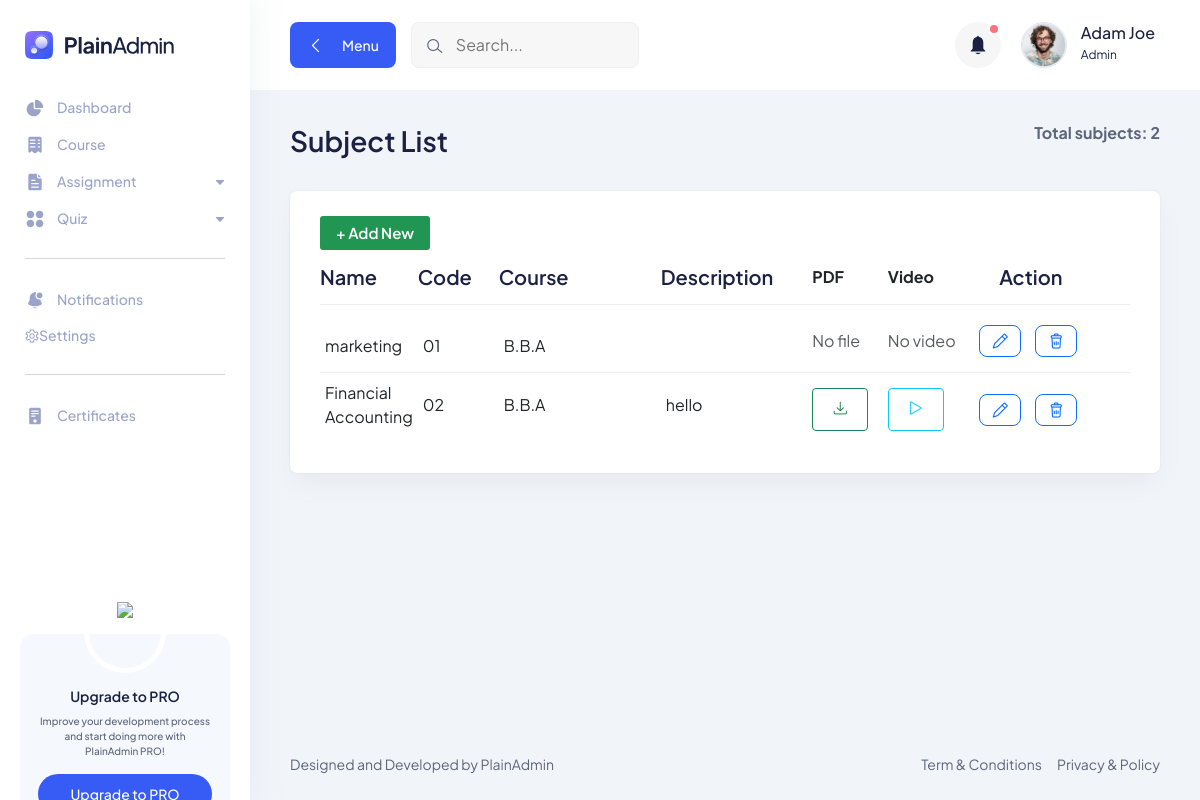
Page /subjects/2/ on the committed database.
### app/models.py (models this page shows, shortened)
class Subject(models.Model):
    name = models.CharField(max_length=100)
    code = models.CharField(max_length=20)
    course = models.ForeignKey('Course', on_delete=models.CASCADE, related_name='subjects')
    description = models.TextField(blank=True,null=True)
    pdf = models.FileField(upload_to='subject_pdfs/', blank=True, null=True)
    video = models.FileField(upload_to='subject_videos/', blank=True, null=True)

class Course(models.Model):
    title = models.CharField(max_length=200)
    description = models.TextField(blank=True, null=True)
    instructor= models.CharField(max_length=50)
    def __str__(self):
        return self.title

### app/views.py (the view)
# urls.py: path("subjects/<int:course_id>/", subject_list, name="subject_list"),
def subject_list(request, course_id):
    course = Course.objects.get(id=course_id)
    subjects = Subject.objects.filter(course=course)
    context = {
        "course": course,
        "subjects": subjects,
        "total": subjects.count(),
    }
    return render(request, "teacher/subject_list.html", context)

### app/templates/teacher/subject_list.html (shortened to what this page needs)
{% extends 'teacher/basefile.html' %}
{% block body %}
      <section class="table-components">
        <div class="container-fluid">
          <div class="title-wrapper pt-30">
            <div class="row align-items-center">
              <div class="col-md-6">
                <div class="title">
                  <h2>Subject List</h2>
                </div>
              </div>
              <div class="col-md-6">
                <div class="breadcrumb-wrapper">
                  <nav aria-label="breadcrumb">
                    <ol class="breadcrumb">
                        <p class="total" style="margin: 0; font-weight: bold;">Total subjects: {{ subjects|length }}</p>
                    </ol>
                  </nav>
                </div>
              </div>
            </div>
          </div>
          <div class="tables-wrapper">
            <div class="row">
              <div class="col-lg-12">
                <div class="card-style mb-30">
                  <a href="{% url 'add_subject' course.id  %}" class="main-btn success-btn btn-hover" style="font-size: 15px; font-weight: 600; padding: 4px 15px;">+ Add New</a>
                  <div class="table-wrapper table-responsive">
                    <table class="table">
                      <thead>
                        <tr>
                          <th style="width:11%;" >
                            <h4>Name</h4>
                          </th>
                          <th style="width:10%;">
                            <h4>Code</h4>
                          </th>
                          <th style="width:20%;">
                            <h4>Course</h4>
                          </th>
                          <th style="align:justify">
                            <h4>Description</h4>
                          </th>
                           <th>PDF</th>
                          <th>Video</th>
                          <th>
                            <h4 style="width:20%; padding-left: 20px">Action</h4>
                          </th>
                        </tr>
                      </thead>
                      <tbody>
                         {% for sub in subjects %}
                        <tr>
                          <td class="min-width">
                            {{ sub.name }}
                          </td>
                          <td class="min-width">
                            {{ sub.code }}
                          </td>
                          <td class="min-width">
                            {{ sub.course }}
                          </td>
                          <td class="min-width" style="text-align:justify">
                            {{ sub.description }}
                          </td>
                          <td>
                            {% if sub.pdf %}
                              <a href="{{ sub.pdf.url }}" target="_blank" class="btn btn-sm btn-outline-success" title="Download PDF">
                                <i class="lni lni-download"></i>
                              </a>
                            {% else %}
                              <span class="text-muted">No file</span>
                            {% endif %}
                          </td>
                          <td>
                            {% if sub.video %}
                              <a href="{{ sub.video.url }}" target="_blank" class="btn btn-sm btn-outline-info" title="Watch Video">
                                <i class="lni lni-play"></i>
                              </a>
                            {% else %}
                              <span class="text-muted">No video</span>
                            {% endif %}
                          </td>
                          <td>
                            <div class="action">
                             <a href="{% url 'subject_edit' course.id sub.id %}"
                              class="btn btn-sm btn-outline-primary me-2" title="Edit">
                              <i class="lni lni-pencil"></i>
                             </a>
                             <button class="text-danger">
                                <a href="{% url 'subject_delete' course.id sub.id %}" class="btn btn-sm btn-outline-primary me-2"
                                onclick="return confirm('Are you sure you want to delete this subject ?');">
                                  <i class="lni lni-trash-can"></i>
                                </a>
                             </button>
                            </div>
                          </td>
                        </tr>
                        {% empty %}
                        <tr>
                          <td colspan="5">No subjects available.</td>
                        </tr>
                        {% endfor %}
                      </tbody>
                    </table>
                  </div>
                </div>
              </div>
            </div>
          </div>
        </div>
      </section>
{% endblock %}

### static/assets/css/fullcalendar.css (style rules this page uses)
:root { --fc-daygrid-event-dot-width:8px;--fc-list-event-dot-width:10px;--fc-list-event-hover-bg-color:#f5f5f5 }

### app/templates/teacher/subject_list.html (style rules this page uses)
.action a { display: inline-flex; align-items: center; justify-content: center; width: 32px; height: 32px; border-radius: 8px; transition: all 0.3s ease; }
.btn-outline-primary i { font-size: 16px; }

### rows in the picture
Subject: name "marketing", code "01", course "B.B.A", shows "No file", shows "No video"
Subject: name "Financial Accounting", code "02", course "B.B.A", description "hello"

### other values in the picture
{{ subjects|length }} "2"
